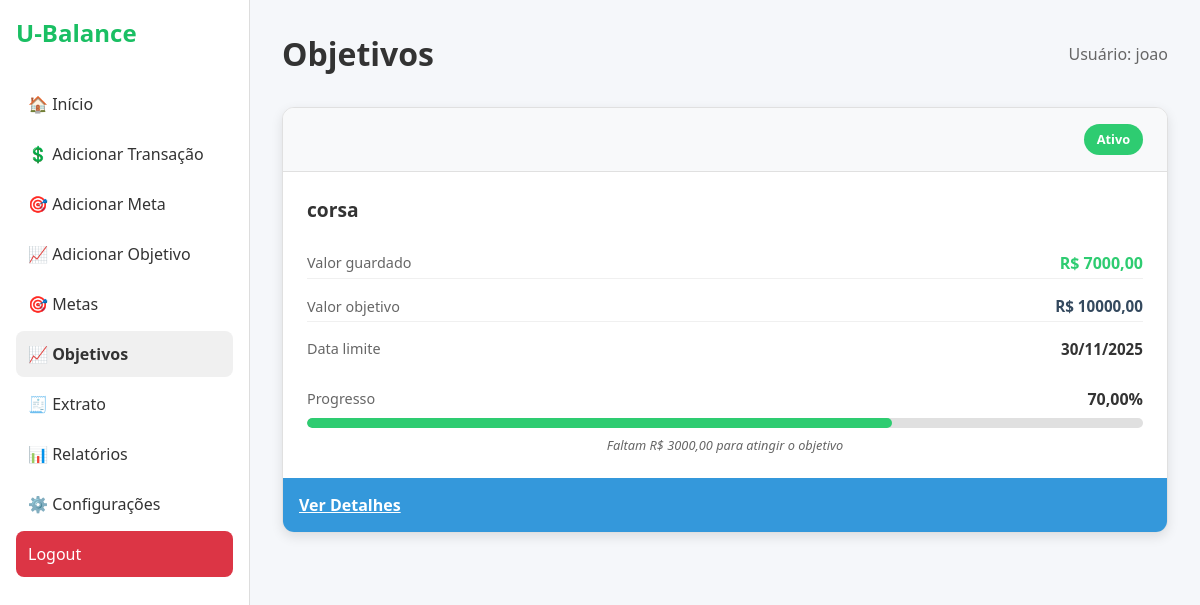
The app's page /objetivos/ (signed in), older data.
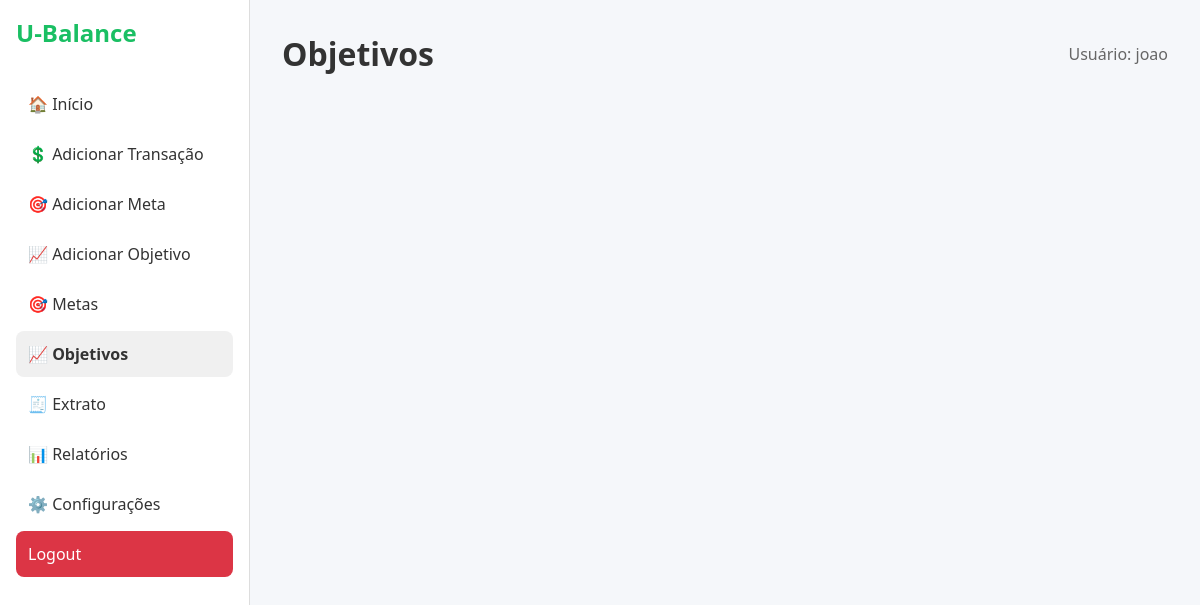
The same page, newer data.
### apps/objetivos/models.py (models this page shows, shortened)
class Objetivos(models.Model):
    __opcoes_status = [
        ('A', 'Ativo'),
        ('T', 'Atrasado'),
        ('P', 'Pausado'),
        ('C', 'Concluido')
    ]
    user_fk = models.ForeignKey(settings.AUTH_USER_MODEL, on_delete=models.CASCADE, related_name='Objetivos')
    titulo = models.CharField(max_length=100, null=False)
    valor_objetivo = models.DecimalField(max_digits=12, decimal_places=2, null=False)
    valor_guardado = models.DecimalField(max_digits=12, decimal_places=2, default=0)
    data_inicio = models.DateField(auto_now_add=True)
    data_fim = models.DateField(null=False)
    data_conclusao = models.DateField(null=True,blank=True)
    status = models.CharField(max_length=1, choices=__opcoes_status, default='A')
    def porcentagem(self):
        if self.valor_guardado > 0:
            return round((self.valor_guardado/self.valor_objetivo)*100, 2)
        return 0
    def valor_faltante(self):
        return max(self.valor_objetivo - self.valor_guardado, Decimal('0'))
    def status_formatado(self):
        formatacao = {
              'A': 'Ativo'
            , 'T': 'Atrasado'
            , 'P': 'Pausado'
            , 'C': 'Concluido'
        }
        return formatacao.get(self.status)

### apps/objetivos/views.py (the view)
# urls.py: path('', views.menuObjetivos, name='menu_objetivos'),
def menuObjetivos(request):
    if not request.user.is_authenticated:
        return redirect(reverse('usuario:login'))
    getterobjetivos = GetObjetivo(request.user.id)
    operacaoobjetivos = OperacoesObjetivo(request.user.id)
    objetivos = getterobjetivos.todosEmOrdem()
    for objetivo in objetivos:
        operacaoobjetivos.atualizarObjetivo(objetivo)
    categorias = Categoria.objects.all()
    context = {'objetivos': objetivos
             , 'categorias': categorias
             , 'todas_categorias_receita': categorias.filter(tipo='R')
             , 'todas_categorias_despesa': categorias.filter(tipo='D')
             , 'hoje': date.today()
             , 'mes': date.today().month
             , 'ano': date.today().year
    }
    return render(request, 'objetivos.html', context)

### apps/objetivos/operacoes/objetivos.py (called while the page is built)
    def atualizarObjetivo(self, objetivo: Objetivos):
        if not objetivo.status == 'A':
            return 'Objetivo pausado ou concluido'
        else:
            hoje = date.today()
            if objetivo.data_fim < hoje and objetivo.valor_guardado < objetivo.valor_objetivo:
                objetivo.status = 'T'
        try:
            objetivo.save()
        except Exception as e:
            raise Exception('Não foi possivel atualizar o objetivo')

### apps/objetivos/templates/objetivos.html (shortened to what this page needs)
{% load static %}
<!DOCTYPE html>
<html lang="pt-br">
<head>
    <link rel="stylesheet" href="{% static 'core/css/style_dashboard.css' %}"/>
    <link rel="stylesheet" href="{% static 'objetivos/css/objetivos.css' %}"/>
</head>
<body>
<aside class="sidebar">
    <h1>U-Balance</h1>
    <nav>
        <a href="{% url 'core:dashboard' %}">🏠 Início</a>
        <a href="" id="abrirModalTransacao">💲 Adicionar Transação</a>
        <a href="#" id="abrirModalMeta">🎯 Adicionar Meta</a>
        <a href="#" id="abrirModalObjetivo">📈 Adicionar Objetivo</a>
        <a href="{% url 'core:metas:meta' %}">🎯 Metas</a>
        <a href="{% url 'core:objetivos:menu_objetivos' %}"
           style="display:block; background-color: #f0f0f0; font-weight: 600;">📈 Objetivos</a>
        <a href="{% url 'core:menuExtrato' mes=mes ano=ano %}">🧾 Extrato </a>
        <a href="{% url 'core:relatorio:relatorio_mensal' %}">📊 Relatórios</a>
        <a href="{% url 'usuario:configuracoes' %}">⚙️ Configurações</a>
        <a href="{% url 'usuario:logout' %}" id="logout">Logout</a>
    </nav>
</aside>
<main class="content">
    <div class="objetivos-header">
        <h1>Objetivos</h1>
        <div class="usuario-info">Usuário: {{ user.username }}</div>
    </div>
    <div class="objetivos-grid">
        {% for objetivo in objetivos %}
            <div class="objetivo-card">
                <div class="objetivo-header">
                    <div class="objetivo-status status-{{ objetivo.status_formatado|lower|slugify }}">
                        {{ objetivo.status_formatado }}
                    </div>
                </div>
                <div class="objetivo-content">
                    <h3 class="objetivo-titulo">{{ objetivo.titulo }}</h3>
                    <div class="objetivo-valores">
                        <div class="valor-item">
                            <span class="valor-label">Valor guardado</span>
                            <span class="valor-amount valor-guardado">R$ {{ objetivo.valor_guardado|floatformat:2 }}</span>
                        </div>
                        <div class="valor-item">
                            <span class="valor-label">Valor objetivo</span>
                            <span class="valor-amount valor-objetivo">R$ {{ objetivo.valor_objetivo|floatformat:2 }}</span>
                        </div>
                        <div class="valor-item">
                            <span class="valor-label">Data limite</span>
                            <span class="valor-amount valor-data">{{ objetivo.data_fim|date:"d/m/Y" }}</span>
                        </div>
                    </div>
                    <div class="objetivo-progresso">
                        <div class="progresso-info">
                            <span class="progresso-label">Progresso</span>
                            <span class="progresso-percentage">{{ objetivo.porcentagem }}%</span>
                        </div>
                        <div class="progresso-bar">
                            <div class="progresso-fill {% if objetivo.porcentagem > 60 %}progresso-bom{% endif %}"
                                 style="width: {{ objetivo.porcentagem|floatformat:0 }}%;">
                            </div>
                        </div>
                        <div class="progresso-detalhes">
                            <span>Faltam R$ {{ objetivo.valor_faltante|floatformat:2 }} para atingir o objetivo</span>
                        </div>
                    </div>
                </div>
                <a href="{% url 'core:objetivos:detalhe_objetivo' objetivo.id %}" class="btn-ver-mais">
                    Ver Detalhes
                </a>
            </div>
        {% endfor %}
    </div>
</main>
</body>
</html>

Row changes from the older to the newer data that the page shows:
removed Objetivos: status_formatado "Ativo", titulo "corsa", valor_guardado "7000,00", valor_objetivo "10000,00", data_fim "30/11/2025", porcentagem "70,00", valor_faltante "3000,00"
